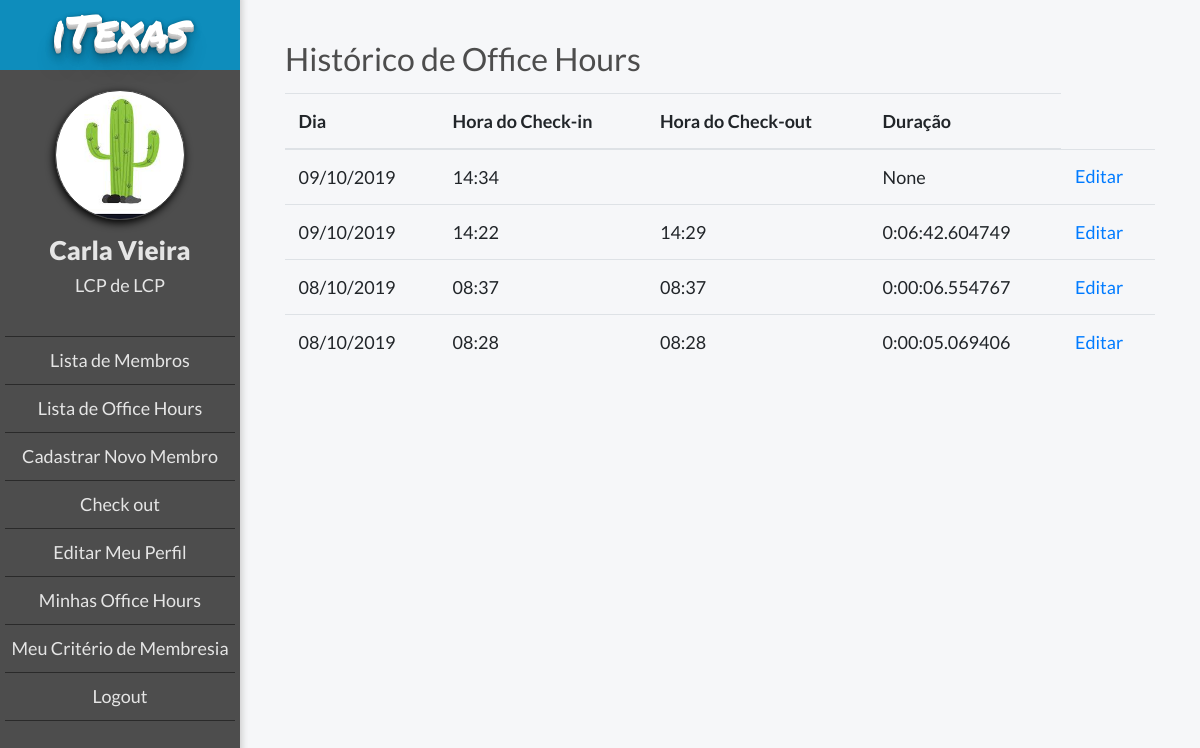
/office_hours/myhistory/ (signed in), run on an earlier commit of the app's database.
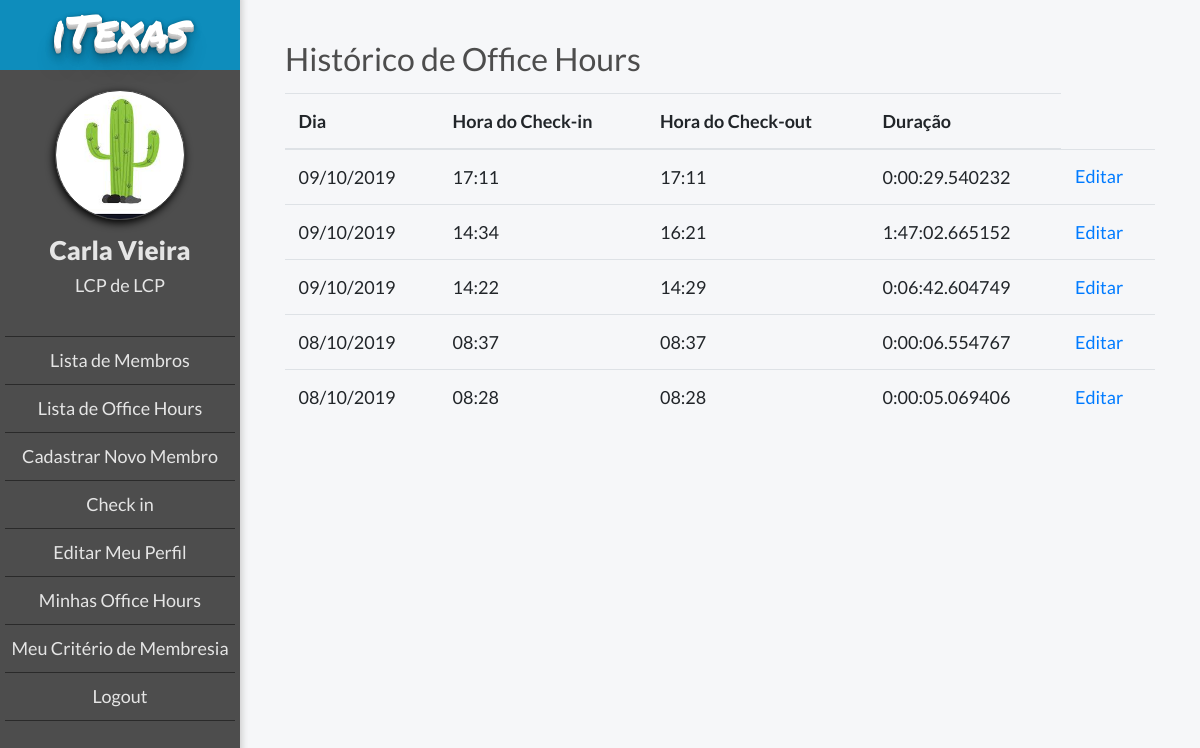
And on a later commit of the database.
### office_hours/models.py (models this page shows)
class OfficeHour(models.Model):
    member = models.ForeignKey(MyUser, verbose_name='Membro', on_delete=models.CASCADE)
    date = models.DateField(verbose_name='Dia', default=date.today)
    checkin_time = models.DateTimeField(verbose_name='Hora do check-in', default=timezone.now)
    checkout_time = models.DateTimeField(verbose_name='Hora do check-out', blank=True, null=True)
    duration = models.DurationField(verbose_name='Duração', blank=True, null=True, help_text=('[DD] [HH:[MM:]] format'))

### office_hours/views.py (the view)
# urls.py: path('myhistory/', views.myhistory, name='office_hours_history'),
@login_required
def myhistory(request):
    office_hours = OfficeHour.objects.filter(member=request.user).order_by('-checkin_time')
    return render(request, 'office_hours/myhistory.html', {'office_hours': office_hours, 'request_user': request.user})

### templates/office_hours/myhistory.html
{% extends "base.html" %}
{% if user.is_authenticated %}
    {% block body_block %}
        <h2 class="title">Histórico de Office Hours</h2>
        <table class="table">
            <thead>
            <tr>
                <th class="table-column">Dia</th>
                <th class="table-column">Hora do Check-in</th>
                <th class="table-column">Hora do Check-out</th>
                <th class="table-column">Duração</th>
            </tr>
            </thead>
                <tbody>
            {% for office_hour in office_hours %}
                <tr>
                    <td>{{ office_hour.date|date:'d/m/Y' }}</td>
                    <td>{{ office_hour.checkin_time|date:'H:i' }}</td>
                    <td>{{ office_hour.checkout_time|date:'H:i' }} </td>
                    <td id="duration">{{ office_hour.duration }}</td>
                    <td><a href="{% url 'officehour_edit' office_hour.id %}">Editar</a></td>
                </tr>
            {% endfor %}
                </tbody>
                </table>
    {% endblock %}
{% else %}
    <h2>Logar</h2>
{% endif %}

### templates/base.html (shortened to what this page needs)
{% load static %}
<!DOCTYPE html>
<html lang="en">
<head>
    <link rel="stylesheet" href="https://stackpath.bootstrapcdn.com/bootstrap/4.3.1/css/bootstrap.min.css"
>
    <link rel="stylesheet" href="https://maxcdn.bootstrapcdn.com/font-awesome/4.5.0/css/font-awesome.min.css">
    <link rel="stylesheet" href="{% static 'css/style.css' %}">
</head>
<body>
{% if user.is_authenticated %}
    <div class="ogr-container">
    <div class="page-body">
    <div class="lateral-menu">
        <div class="logo-area">
            <h2 class="logo-mobile">iTexas</h2>
        </div>
        <div class="menu-area">
            <div class="profile-picture"></div>
            <div class="member-infos">
                <h2 class="member-name">{{ request_user.first_name }} {{ request_user.last_name }}</h2>
                <h3 class="member-area">{{ request_user.get_post_display }} de {{ request_user.get_department_display }}</h3>
            </div>
            <ul class="function-list">
                <li><a href="{% url 'member_list' %}" class="button">Lista de Membros</a></li>
                <li><a href="{% url 'officehour_list' %}" class="button">Lista de Office Hours</a></li>
                <li><a href="{% url 'register' %}" class="button">Cadastrar Novo Membro</a></li>
                {% if user.is_working %}
                    <li><a href="{% url 'check' %}" class="button">Check out</a></li>
                {% else %}
                    <li><a href="{% url 'check' %}" class="button">Check in</a></li>
                {% endif %}
                <li><a href="{% url 'member_edit' user.podio_code %}" class="button">Editar Meu Perfil</a></li>
                <li><a href="{% url 'office_hours_history' %}" class="button">Minhas Office Hours</a></li>
                <li><a href="{% url 'member_report' user.podio_code %}" class="button">Meu Critério de Membresia</a></li>
                {% if user.is_authenticated %}
                    <li><a href="{% url 'user_logout' %}">Logout</a></li>
                {% else %}
                    <li><a class="navbar-link" href="{% url 'user_login' %}">Login</a></li>
                {% endif %}
            </ul>
        </div>
    </div>
    <div class="body-content">
        <div class="body-container">
            {% block body_block %}
            {% endblock %}
        </div>
    </div>
{% endif %}
</div>
</body>
</html>

What changed in the data, as far as the page shows it:
changed MyUser "Carla": is_working True → False (drawn)
added OfficeHour: date "09/10/2019", checkin_time "17:11", checkout_time "17:11", duration "0:00:29.540232"
changed OfficeHour (number 2 of 5 on the later page): checkout_time (not shown) → "16:21"; duration "None" → "1:47:02.665152"
Also different on the page:
text no longer shown: "Check out"
text now shown: "Check in"
